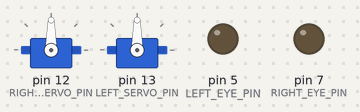
A sketch run on a simulated Arduino Uno, built with avr-gcc and run on an emulated ATmega328P. On the bench: 2 × servo, output pins drawn as LEDs (lit = HIGH).

Above: at 0.05 s.
At 10.85 s:
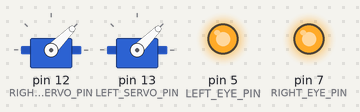
At 22.7 s:
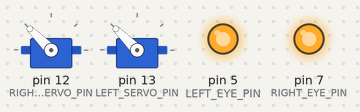
At 34.55 s:
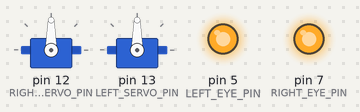
Timing chart, 0 to 45.1 s (numbered marks = the images above):
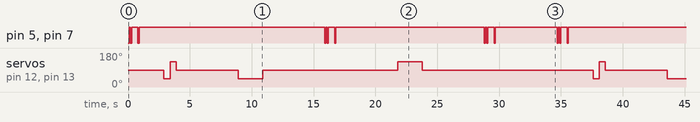

Measured:
- by itself, servo on pin 12 (RIGHT_SERVO_PIN), servo on pin 13 (LEFT_SERVO_PIN): repeats every 34.7 s: 135° 0.50 s, 90° 5.0 s, 45° 2.0 s, 90° 10.9 s, 135° 2.0 s, 90° 13.8 s, 45° 0.50 s
- by itself, pin 5 (LEFT_EYE_PIN), pin 7 (RIGHT_EYE_PIN): repeats every 34.7 s: LOW 0.10 s, HIGH 0.50 s, LOW 0.10 s, HIGH 15.0 s, LOW 0.10 s, HIGH 0.10 s, LOW 0.10 s, HIGH 0.50 s, LOW 0.10 s, HIGH 12.0 s, LOW 0.10 s, HIGH 0.10 s, LOW 0.10 s, HIGH 0.50 s, LOW 0.10 s, HIGH 5.0 s, LOW 0.10 s, HIGH 0.10 s

The sketch:

fnaf.ino
```cpp
#include <Servo.h>

#define LEFT_EYE_PIN 5
#define RIGHT_EYE_PIN 7
#define RIGHT_SERVO_PIN 12
#define LEFT_SERVO_PIN 13

Servo leftServo;  // Create servo object to control a servo
Servo rightServo;  // Create servo object to control a servo

void setup() {
  pinMode(LEFT_EYE_PIN, OUTPUT);
  pinMode(RIGHT_EYE_PIN, OUTPUT);

  rightServo.attach(RIGHT_SERVO_PIN);
  leftServo.attach(LEFT_SERVO_PIN);
}

void loop() {
  eyesFront();

  multipleBlinkingLights();

  delay(2000);

  eyesLeft();

  delay(500);

  eyesRight();

  delay(500);

  eyesFront();

  delay(5000);

  eyesLeft();

  delay(2000);

  eyesFront();

  delay(5000);

  multipleBlinkingLights();

  delay(5000);

  eyesRight();

  delay(2000);

  eyesFront();

  delay(5000);

  multipleBlinkingLights();

  delay(5000);
}

void turnONLights() {
  digitalWrite(LEFT_EYE_PIN, HIGH);
  digitalWrite(RIGHT_EYE_PIN, HIGH);
}

void turnOffLights() {
  digitalWrite(LEFT_EYE_PIN, LOW);
  digitalWrite(RIGHT_EYE_PIN, LOW);
}

void eyesFront() {
  rightServo.write(90);
  leftServo.write(90);
}

void eyesLeft() {
  rightServo.write(45);
  leftServo.write(45);
}

void eyesRight() {
  rightServo.write(135);
  leftServo.write(135);
}

void blinkingLights() {
  turnOffLights();
  delay(100);
  turnONLights();
}

void multipleBlinkingLights() {
  blinkingLights();

  delay(100);

  blinkingLights();

  delay(500);

  blinkingLights();
}
```
